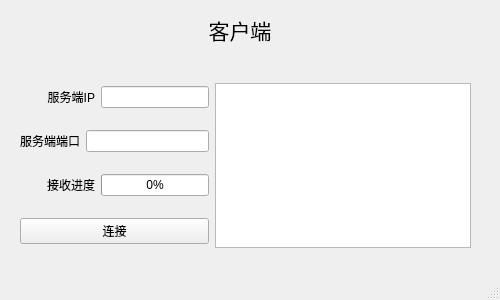
<?xml version="1.0" encoding="UTF-8"?>
<ui version="4.0">
 <class>FileClient</class>
 <widget class="QMainWindow" name="FileClient">
  <property name="geometry">
   <rect>
    <x>0</x>
    <y>0</y>
    <width>500</width>
    <height>300</height>
   </rect>
  </property>
  <property name="minimumSize">
   <size>
    <width>500</width>
    <height>300</height>
   </size>
  </property>
  <property name="maximumSize">
   <size>
    <width>500</width>
    <height>300</height>
   </size>
  </property>
  <property name="windowTitle">
   <string>FileClient</string>
  </property>
  <widget class="QWidget" name="centralwidget">
   <widget class="QWidget" name="horizontalLayoutWidget">
    <property name="geometry">
     <rect>
      <x>20</x>
      <y>70</y>
      <width>451</width>
      <height>191</height>
     </rect>
    </property>
    <layout class="QHBoxLayout" name="horizontalLayout">
     <item>
      <layout class="QVBoxLayout" name="verticalLayout">
       <item>
        <layout class="QHBoxLayout" name="horizontalLayout_3">
         <item>
          <widget class="QLabel" name="label_IP">
           <property name="minimumSize">
            <size>
             <width>75</width>
             <height>0</height>
            </size>
           </property>
           <property name="text">
            <string>服务端IP</string>
           </property>
           <property name="alignment">
            <set>Qt::AlignRight|Qt::AlignTrailing|Qt::AlignVCenter</set>
           </property>
          </widget>
         </item>
         <item>
          <widget class="QLineEdit" name="lineEditIP"/>
         </item>
        </layout>
       </item>
       <item>
        <layout class="QHBoxLayout" name="horizontalLayout_4">
         <item>
          <widget class="QLabel" name="label_PORT">
           <property name="text">
            <string>服务端端口</string>
           </property>
           <property name="alignment">
            <set>Qt::AlignRight|Qt::AlignTrailing|Qt::AlignVCenter</set>
           </property>
          </widget>
         </item>
         <item>
          <widget class="QLineEdit" name="lineEditPort"/>
         </item>
        </layout>
       </item>
       <item>
        <layout class="QHBoxLayout" name="horizontalLayout_5">
         <item>
          <widget class="QLabel" name="label_PROGRESS">
           <property name="minimumSize">
            <size>
             <width>75</width>
             <height>0</height>
            </size>
           </property>
           <property name="maximumSize">
            <size>
             <width>16777215</width>
             <height>16777215</height>
            </size>
           </property>
           <property name="text">
            <string>接收进度</string>
           </property>
           <property name="alignment">
            <set>Qt::AlignRight|Qt::AlignTrailing|Qt::AlignVCenter</set>
           </property>
          </widget>
         </item>
         <item>
          <widget class="QProgressBar" name="progressBar">
           <property name="sizePolicy">
            <sizepolicy hsizetype="Expanding" vsizetype="Fixed">
             <horstretch>0</horstretch>
             <verstretch>0</verstretch>
            </sizepolicy>
           </property>
           <property name="maximumSize">
            <size>
             <width>16777215</width>
             <height>16777215</height>
            </size>
           </property>
           <property name="value">
            <number>0</number>
           </property>
           <property name="alignment">
            <set>Qt::AlignLeading|Qt::AlignLeft|Qt::AlignTop</set>
           </property>
           <property name="orientation">
            <enum>Qt::Horizontal</enum>
           </property>
           <property name="textDirection">
            <enum>QProgressBar::TopToBottom</enum>
           </property>
          </widget>
         </item>
        </layout>
       </item>
       <item>
        <widget class="QPushButton" name="buttonConnect">
         <property name="maximumSize">
          <size>
           <width>16777215</width>
           <height>16777215</height>
          </size>
         </property>
         <property name="text">
          <string>连接</string>
         </property>
        </widget>
       </item>
      </layout>
     </item>
     <item>
      <widget class="QTextEdit" name="textEdit">
       <property name="maximumSize">
        <size>
         <width>300</width>
         <height>165</height>
        </size>
       </property>
       <property name="focusPolicy">
        <enum>Qt::NoFocus</enum>
       </property>
      </widget>
     </item>
    </layout>
   </widget>
   <widget class="QLabel" name="label">
    <property name="geometry">
     <rect>
      <x>190</x>
      <y>-10</y>
      <width>100</width>
      <height>80</height>
     </rect>
    </property>
    <property name="font">
     <font>
      <family>微软雅黑</family>
      <pointsize>16</pointsize>
     </font>
    </property>
    <property name="text">
     <string>客户端</string>
    </property>
    <property name="alignment">
     <set>Qt::AlignCenter</set>
    </property>
   </widget>
  </widget>
  <widget class="QStatusBar" name="statusbar"/>
 </widget>
 <resources/>
 <connections/>
</ui>
